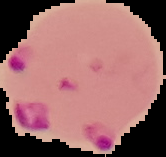
#> input picture FESI/Progetto/malaria/malaria/parasite (109).png, 166 x 157 px, found by its file name
$ jupyter execute edge_detection_watershed.ipynb
#> lines starting #> are read from the running program, lines starting #| are printed output that depends on the picture; after the words box and inside, x2 and y2 are one past the last pixel; in counts of white or black regions, pixels touching at a corner belong together
[cell 1]
# Importa le librerie necessarie
import cv2
import numpy as np
import matplotlib.pyplot as plt

# Carica l'immagine
image = cv2.imread('FESI/Progetto/malaria/malaria/parasite (109).png')
#> image is the input picture: shape (157, 166, 3); mean B, G, R 102.4, 102.2, 151.2
original = image.copy()
# Converti l'immagine in scala di grigi
gray = cv2.cvtColor(image, cv2.COLOR_BGR2GRAY)
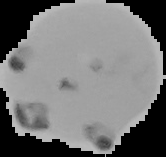
#> gray: shape (157, 166); min 0, max 188, mean 116.9
# Applica il rilevamento dei bordi (Canny Edge Detection)
edges = cv2.Canny(gray, threshold1=50, threshold2=150)
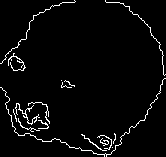
#> edges: shape (157, 166); 3.6% white in thin lines or dots
# Usa operazioni morfologiche per migliorare i bordi
kernel = np.ones((3, 3), np.uint8)
dilated_edges = cv2.dilate(edges, kernel, iterations=1)
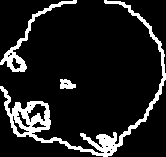
#> dilated_edges: shape (157, 166); 12.1% white; 3 white regions, box (x1, y1, x2, y2) and area: (0, 0, 166, 157) 2417, (0, 0, 77, 72) 624, (60, 79, 76, 89) 119
# Trova i marcatori per il watershed
ret, markers = cv2.connectedComponents(dilated_edges)
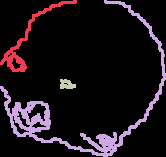
#> markers: shape (157, 166) int32; 4 distinct labels, from 0 to 3; one colour per label, 0 black
#> ret = 4
# Incrementa i marcatori per distinguere lo sfondo
markers = markers + 1
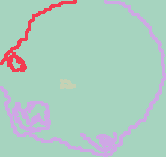
#> markers: shape (157, 166) int32; 4 distinct labels, from 1 to 4; one colour per label, 0 black
# Applica il watershed
markers = cv2.watershed(image, markers)
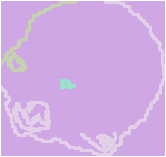
#> markers: shape (157, 166) int32; 5 distinct labels, from -1 to 4; one colour per label, 0 black, -1 white
# Segna i bordi rilevati
image[markers == -1] = [0, 0, 255]  # Bordo in rosso
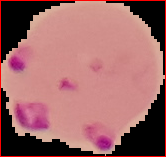
#> image: shape (157, 166, 3); 2.46% of pixels changed, all inside (x1, y1, x2, y2) = (0, 0, 166, 157)
# Visualizza i risultati
fig, axs = plt.subplots(1, 3, figsize=(15, 5))
axs[0].imshow(cv2.cvtColor(original, cv2.COLOR_BGR2RGB))
axs[0].set_title('Originale')
axs[1].imshow(edges, cmap='gray')
axs[1].set_title('Canny Edges')
axs[2].imshow(cv2.cvtColor(image, cv2.COLOR_BGR2RGB))
axs[2].set_title('Segmentazione con Watershed')
for ax in axs:
    ax.axis('off')
plt.show()
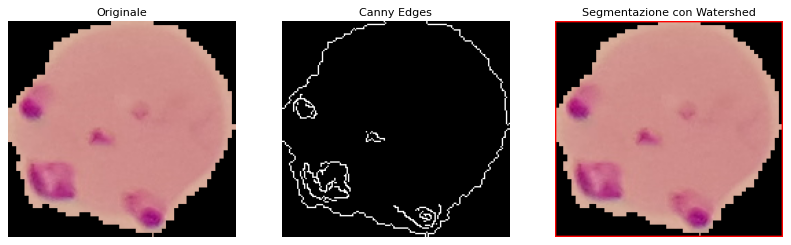
#> figure drawn by matplotlib, 3 panels

$ run again, with FESI/Progetto/malaria/malaria/parasite (100).png copied over FESI/Progetto/malaria/malaria/parasite (109).png
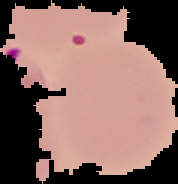
#> input picture FESI/Progetto/malaria/malaria/parasite (100).png, 178 x 184 px, found by its file name
#> image is the input picture: shape (184, 178, 3); mean B, G, R 97.4, 103.1, 135.9
#> edges: shape (184, 178); 2.9% white in thin lines or dots
#> dilated_edges: shape (184, 178); 10% white; 2 white regions, box (x1, y1, x2, y2) and area: (0, 0, 178, 184) 3139, (71, 34, 86, 46) 122
#> ret = 3
#> `markers = cv2.watershed(image, markers)`:
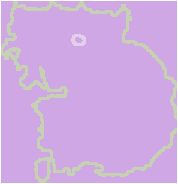
#> markers: shape (184, 178) int32; 4 distinct labels, from -1 to 3; one colour per label, 0 black, -1 white
#> image: shape (184, 178, 3); 2.2% of pixels changed, all inside (x1, y1, x2, y2) = (0, 0, 178, 184)
#> `plt.show()`:
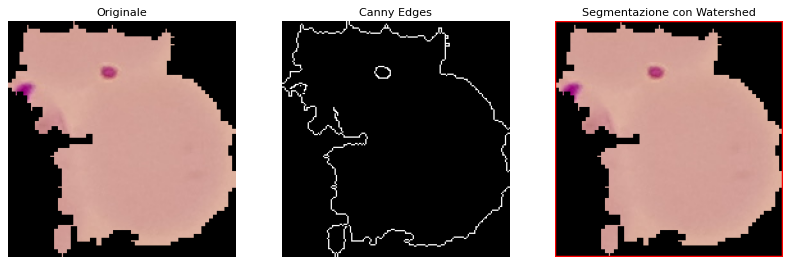
#> figure drawn by matplotlib, 3 panels

$ run again, with FESI/Progetto/malaria/malaria/parasite (101).png copied over FESI/Progetto/malaria/malaria/parasite (109).png
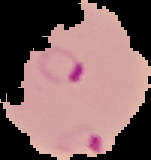
#> input picture FESI/Progetto/malaria/malaria/parasite (101).png, 151 x 160 px, found by its file name
#> image is the input picture: shape (160, 151, 3); mean B, G, R 96.9, 97.3, 127.5
#> edges: shape (160, 151); 3% white in thin lines or dots
#> dilated_edges: shape (160, 151); 10.3% white; 4 white regions, box (x1, y1, x2, y2) and area: (0, 0, 86, 160) 1100, (68, 74, 151, 160) 767, (86, 0, 151, 68) 388, (66, 60, 83, 83) 225
#> ret = 5
#> `markers = cv2.watershed(image, markers)`:
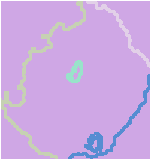
#> markers: shape (160, 151) int32; 6 distinct labels, from -1 to 5; one colour per label, 0 black, -1 white
#> image: shape (160, 151, 3); 2.56% of pixels changed, all inside (x1, y1, x2, y2) = (0, 0, 151, 160)
#> `plt.show()`:
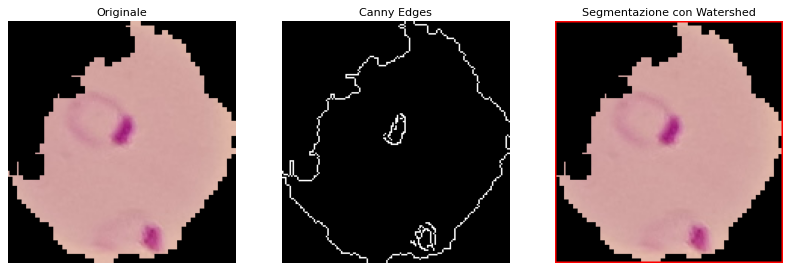
#> figure drawn by matplotlib, 3 panels
